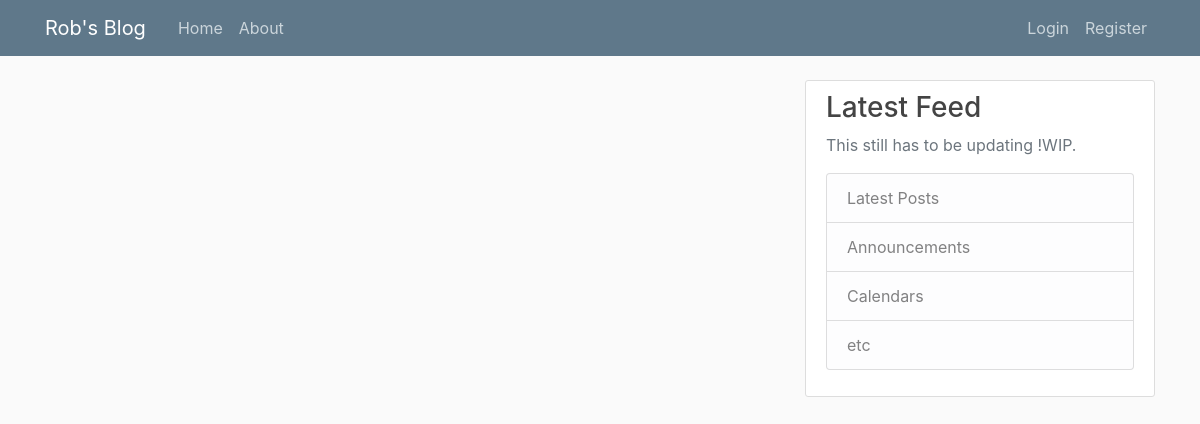
/home, run on an earlier commit of the app's database.
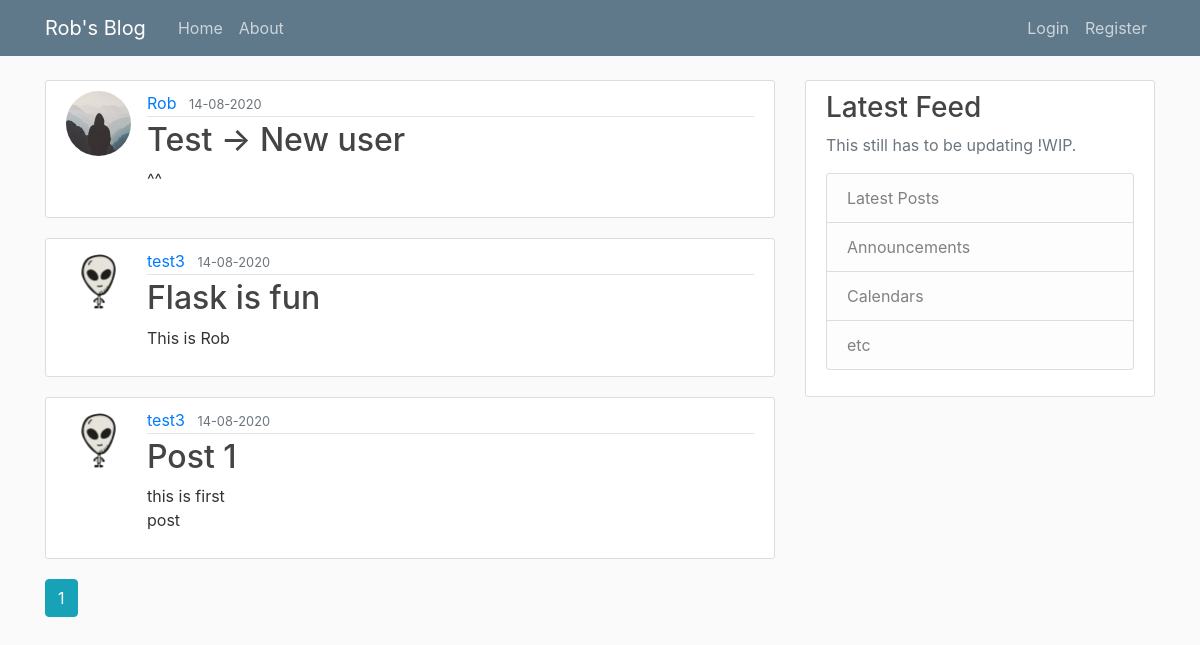
And on a later commit of the database.
### flaskblog/models.py (models this page shows, shortened)
class Post(db.Model):
    id = db.Column(db.Integer, primary_key=True)
    title = db.Column(db.String(100), nullable=False)
    date_posted = db.Column(db.DateTime, nullable=False, default=datetime.utcnow)
    content = db.Column(db.Text, nullable=False)
    user_id = db.Column(db.Integer, db.ForeignKey('user.id'), nullable=False)

class User(db.Model, UserMixin):
    id = db.Column(db.Integer, primary_key=True)
    username = db.Column(db.String(20), unique=True, nullable=False)
    email = db.Column(db.String(120), unique=True, nullable=False)
    image_file = db.Column(db.String(20), nullable=False, default='default.jpg')
    password = db.Column(db.String(60), nullable=False)
    posts = db.relationship('Post', backref='author', lazy=True)

### flaskblog/main/routes.py (the view)
@main.route('/')
@main.route('/home')
def home():
    page = request.args.get('page', 1, type=int)
    posts = Post.query.order_by(Post.date_posted.desc()).paginate(page=page, per_page=5)
    return render_template('home.html', posts=posts)

### flaskblog/templates/home.html
{% extends 'layout.html' %}
{% block content %}
    {% for post in posts.items %}
        <article class="media content-section">
            <img class="rounded-circle article-img" src="{{ url_for('static', filename='profile_pics/' + post.author.image_file) }}">
            <div class="media-body">
            <div class="article-metadata">
              <a class="mr-2" href="{{ url_for('users.user_posts', username=post.author.username) }}">{{ post.author.username }}</a>
              <small class="text-muted">{{ post.date_posted.strftime('%d-%m-%Y') }}</small>
            </div>
            <h2><a class="article-title" href="{{ url_for('posts.post', post_id=post.id) }}">{{ post.title }}</a></h2>
            <p class="article-content">{{ post.content }}</p>
            </div>
        </article>
    {% endfor %}
    {% for page_num in posts.iter_pages(left_edge=1, right_edge=1, left_current=1, right_current=2) %}
        {% if page_num %}
            {% if posts.page == page_num %}
                <a class="btn btn-info mb-4" href=""{{ url_for('main.home', page=page_num) }}>{{ page_num }}</a>
            {% else %}
                <a class="btn btn-outline-info mb-4" href="{{ url_for('main.home', page=page_num) }}">{{ page_num }}</a>
            {% endif %}
        {% else %}
            ...
        {% endif %}
    {% endfor %}
{% endblock content %}

### flaskblog/templates/layout.html (shortened to what this page needs)
<!DOCTYPE html>
<html>
<head>
    <link rel="stylesheet" href="https://maxcdn.bootstrapcdn.com/bootstrap/4.0.0/css/bootstrap.min.css">
    <link rel="stylesheet" type="text/css" href="{{ url_for('static', filename='main.css') }}">
</head>
<body>
    <header class="site-header">
      <nav class="navbar navbar-expand-md navbar-dark bg-steel fixed-top">
        <div class="container">
          <a class="navbar-brand mr-4" href="/">Rob's Blog</a>
          <div class="collapse navbar-collapse" id="navbarToggle">
            <div class="navbar-nav mr-auto">
              <a class="nav-item nav-link" href="{{ url_for('main.home') }}">Home</a>
              <a class="nav-item nav-link" href="{{ url_for('main.about') }}">About</a>
            </div>
            <div class="navbar-nav">
                {% if current_user.is_authenticated %}
                    <a class="nav-item nav-link" href="{{ url_for('posts.new_post') }}">New Post</a>
                    <a class="nav-item nav-link" href="{{ url_for('users.account') }}">Account</a>
                    <a class="nav-item nav-link" href="{{ url_for('users.logout') }}">Logout</a>
                {% else %}
                    <a class="nav-item nav-link" href="{{ url_for('users.login') }}">Login</a>
                    <a class="nav-item nav-link" href="{{ url_for('users.register') }}">Register</a>
                {% endif %}
            </div>
          </div>
        </div>
      </nav>
    </header>
    <main role="main" class="container">
      <div class="row">
        <div class="col-md-8">
          {% block content %}{% endblock %}
        </div>
        <div class="col-md-4">
          <div class="content-section">
            <h3>Latest Feed</h3>
            <p class='text-muted'>This still has to be updating !WIP.
              <ul class="list-group">
                <li class="list-group-item list-group-item-light">Latest Posts</li>
                <li class="list-group-item list-group-item-light">Announcements</li>
                <li class="list-group-item list-group-item-light">Calendars</li>
                <li class="list-group-item list-group-item-light">etc</li>
              </ul>
            </p>
          </div>
        </div>
      </div>
    </main>
</body>
</html>

### flaskblog/static/main.css (style rules this page uses)
body { background: #fafafa; color: #333333; margin-top: 5rem; }
h1, h2, h3, h4, h5, h6 { color: #444444; }
.bg-steel { background-color: #5f788a; }
.site-header .navbar-nav .nav-link { color: #cbd5db; }
.content-section { background: #ffffff; padding: 10px 20px; border: 1px solid #dddddd; border-radius: 3px; margin-bottom: 20px; }
.article-title { color: #444444; }
.article-content { white-space: pre-line; }
.article-img { height: 65px; width: 65px; margin-right: 16px; }
.article-metadata { padding-bottom: 1px; margin-bottom: 4px; border-bottom: 1px solid #e3e3e3 }

What changed in the data, as far as the page shows it:
added Post: image_file (placeholder picture), author.username "Rob", date_posted "14-08-2020", title "Test -> New user", content "^^"
added Post: image_file (picture), author.username "test3", date_posted "14-08-2020", title "Flask is fun", content "This is Rob"
added Post: image_file (picture), author.username "test3", date_posted "14-08-2020", title "Post 1", content "this is first post"
Also different on the page:
new list line: "1"
